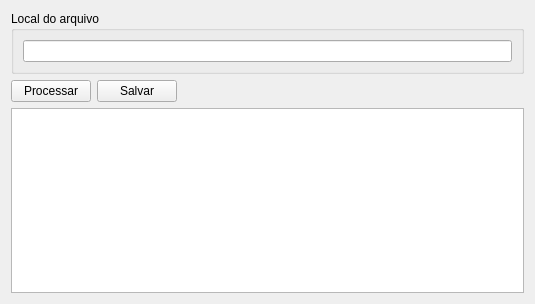
<?xml version="1.0" encoding="UTF-8"?>
<ui version="4.0">
 <class>TruncarArquivosTexto</class>
 <widget class="QWidget" name="TruncarArquivosTexto">
  <property name="geometry">
   <rect>
    <x>0</x>
    <y>0</y>
    <width>535</width>
    <height>304</height>
   </rect>
  </property>
  <property name="windowTitle">
   <string>Form</string>
  </property>
  <layout class="QGridLayout" name="gridLayout">
   <item row="0" column="0">
    <widget class="QGroupBox" name="groupBox">
     <property name="title">
      <string>Local do arquivo</string>
     </property>
     <layout class="QHBoxLayout" name="horizontalLayout">
      <item>
       <widget class="QLineEdit" name="campoLocalDoArquivo">
        <property name="readOnly">
         <bool>true</bool>
        </property>
       </widget>
      </item>
     </layout>
    </widget>
   </item>
   <item row="1" column="0">
    <layout class="QHBoxLayout" name="horizontalLayout_2">
     <item>
      <widget class="QPushButton" name="botaoProcessar">
       <property name="text">
        <string>Processar</string>
       </property>
      </widget>
     </item>
     <item>
      <widget class="QPushButton" name="botaoSalvar">
       <property name="text">
        <string>Salvar</string>
       </property>
      </widget>
     </item>
     <item>
      <spacer name="horizontalSpacer">
       <property name="orientation">
        <enum>Qt::Horizontal</enum>
       </property>
       <property name="sizeHint" stdset="0">
        <size>
         <width>398</width>
         <height>20</height>
        </size>
       </property>
      </spacer>
     </item>
    </layout>
   </item>
   <item row="2" column="0">
    <widget class="QPlainTextEdit" name="plainTextEdit"/>
   </item>
  </layout>
 </widget>
 <tabstops>
  <tabstop>campoLocalDoArquivo</tabstop>
  <tabstop>botaoProcessar</tabstop>
  <tabstop>botaoSalvar</tabstop>
  <tabstop>plainTextEdit</tabstop>
 </tabstops>
 <resources/>
 <connections/>
</ui>
